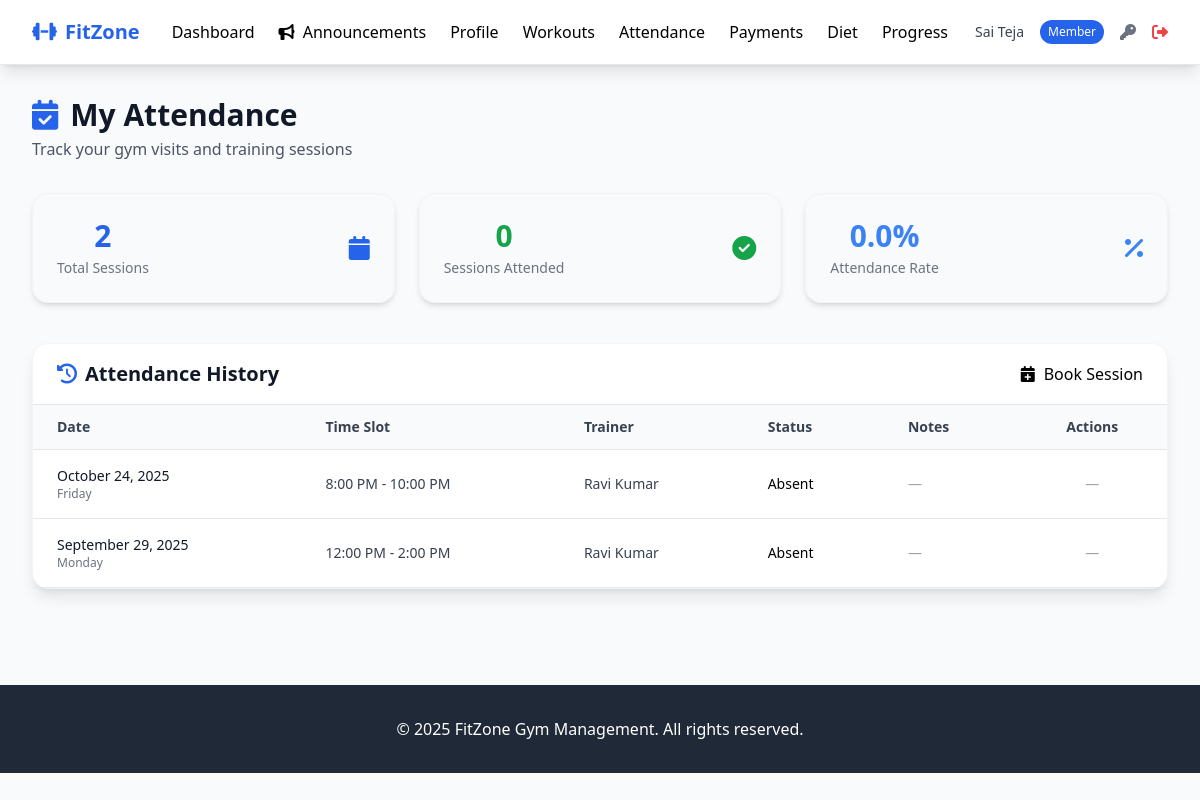
/member/attendance (signed in), run on an earlier commit of the app's database.
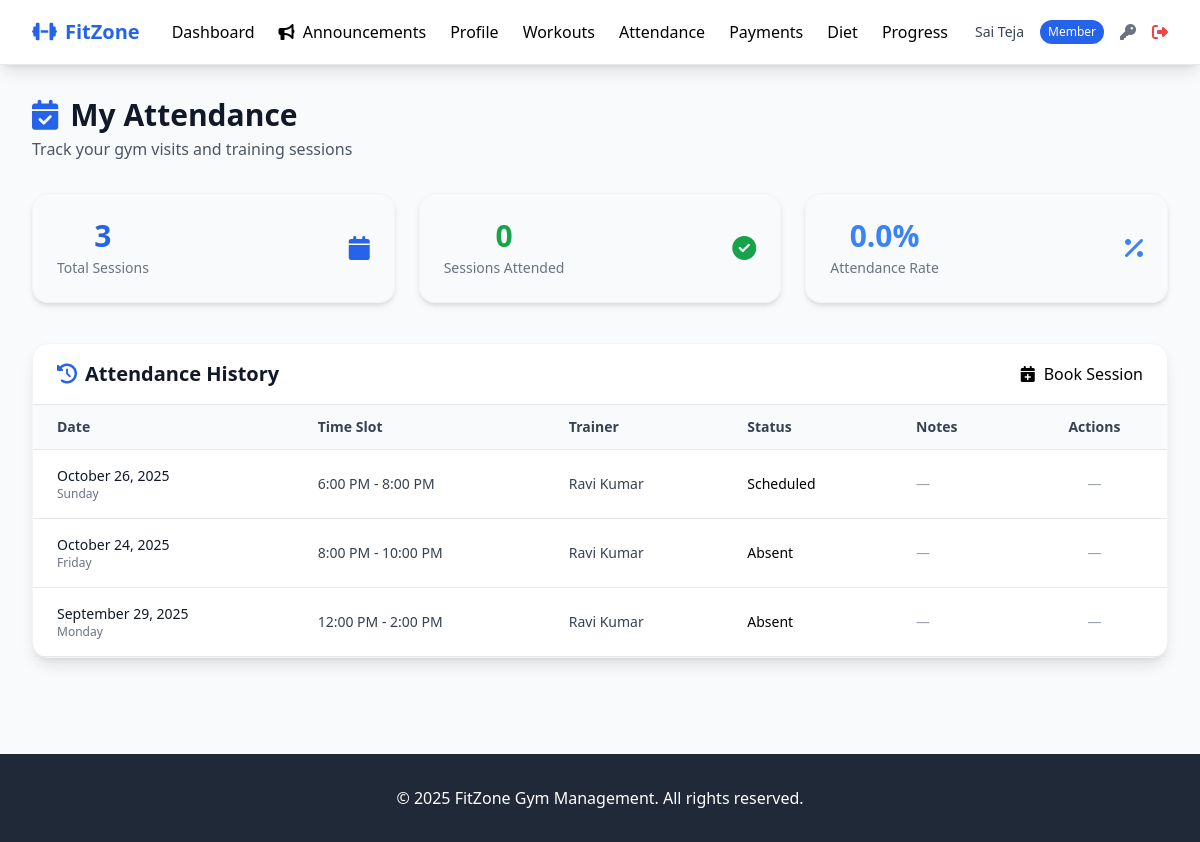
And on a later commit of the database.
### tables this page shows
CREATE TABLE users (
            id INTEGER PRIMARY KEY AUTOINCREMENT,
            username TEXT UNIQUE NOT NULL,
            email TEXT UNIQUE NOT NULL,
            password_hash TEXT NOT NULL,
            role TEXT NOT NULL CHECK (role IN ('admin', 'member', 'trainer')),
            full_name TEXT NOT NULL,
            phone TEXT,
            is_active BOOLEAN DEFAULT 1,
            created_at TIMESTAMP DEFAULT CURRENT_TIMESTAMP,
            updated_at TIMESTAMP DEFAULT CURRENT_TIMESTAMP
        , reset_token TEXT, reset_token_expires TEXT);

CREATE TABLE attendance (
            id INTEGER PRIMARY KEY AUTOINCREMENT,
            member_id INTEGER NOT NULL,
            trainer_id INTEGER,
            check_in_time TIMESTAMP,
            check_out_time TIMESTAMP,
            date DATE NOT NULL,
            time_slot TEXT,
            workout_type TEXT,
            notes TEXT,
            status TEXT DEFAULT 'scheduled' CHECK (status IN ('present', 'absent', 'late','scheduled')),
            created_at TIMESTAMP DEFAULT CURRENT_TIMESTAMP,
            FOREIGN KEY (member_id) REFERENCES members (id),
            FOREIGN KEY (trainer_id) REFERENCES trainers (id)
        );

### routes/member_routes.py (the view, shortened to what this page needs)
@member_routes_bp.route('/attendance')
@login_required
@member_required
def attendance():
    try:
        user_id = session['user_id']
        member = Member.get_by_user_id(user_id)
        try:
            if hasattr(Attendance, 'auto_mark_absent'):
                Attendance.auto_mark_absent()
        except Exception as ex:
            current_app.logger.warning("Auto-absent operation failed: %s", ex)
        attendance_records = Attendance.get_member_attendance(member.id, limit=30)
        now = datetime.now()
        for record in attendance_records:
            try:
                if getattr(record, 'status', None) == "scheduled":
                    check_in = getattr(record, 'check_in_time', None)
                    if isinstance(check_in, str):
                        check_in = _parse_datetime(check_in)
                    if check_in and record.date:
                        session_datetime = datetime.combine(record.date, check_in.time())
                        if now > session_datetime:
                            record.status = "absent"
                            record.save()
            except Exception as e:
                current_app.logger.warning("Auto-absent failed for %s: %s", getattr(record, 'id', 'N/A'), e)
        attendance_records = Attendance.get_member_attendance(member.id, limit=30)
        total_sessions = len(attendance_records)
        present_sessions = sum(1 for a in attendance_records if getattr(a, 'status', None) == 'present')
        absent_sessions = sum(1 for a in attendance_records if getattr(a, 'status', None) == 'absent')
        late_sessions = sum(1 for a in attendance_records if getattr(a, 'status', None) == 'late')
        completed = present_sessions + absent_sessions + late_sessions
        attendance_percentage = (present_sessions / completed * 100) if completed > 0 else 0
        return render_template(
            'member/attendance.html',
            attendance_records=attendance_records,
            total_sessions=total_sessions,
            present_sessions=present_sessions,
            absent_sessions=absent_sessions,
            late_sessions=late_sessions,
            attendance_percentage=attendance_percentage,
            today=date.today()
        )
    except Exception as e:
        current_app.logger.exception("Error loading attendance: %s", e)
        flash('Error loading attendance')
        return redirect(url_for('member.dashboard'))

### templates/member/attendance.html (shortened to what this page needs)
{% extends "base.html" %}
{% block content %}
<div class="max-w-6xl mx-auto">
    <div class="mb-8">
        <h1 class="text-3xl font-bold text-gray-900 flex items-center">
            <i class="fas fa-calendar-check mr-3 text-primary"></i>My Attendance
        </h1>
        <p class="text-gray-600 mt-1">Track your gym visits and training sessions</p>
    </div>
    <div class="grid grid-cols-1 md:grid-cols-3 gap-6 mb-10">
        <div class="card p-6 text-center shadow-md rounded-2xl border border-gray-100">
            <div class="flex justify-between items-center">
                <div>
                    <h3 class="text-3xl font-bold text-primary">{{ total_sessions }}</h3>
                    <p class="text-gray-500 text-sm mt-1">Total Sessions</p>
                </div>
                <i class="fas fa-calendar text-primary text-2xl"></i>
            </div>
        </div>
        <div class="card p-6 text-center shadow-md rounded-2xl border border-gray-100">
            <div class="flex justify-between items-center">
                <div>
                    <h3 class="text-3xl font-bold text-green-600">{{ present_sessions }}</h3>
                    <p class="text-gray-500 text-sm mt-1">Sessions Attended</p>
                </div>
                <i class="fas fa-check-circle text-green-600 text-2xl"></i>
            </div>
        </div>
        <div class="card p-6 text-center shadow-md rounded-2xl border border-gray-100">
            <div class="flex justify-between items-center">
                <div>
                    <h3 class="text-3xl font-bold text-blue-500">{{ "%.1f"|format(attendance_percentage) }}%</h3>
                    <p class="text-gray-500 text-sm mt-1">Attendance Rate</p>
                </div>
                <i class="fas fa-percentage text-blue-500 text-2xl"></i>
            </div>
        </div>
    </div>
    <div class="card shadow-lg rounded-2xl border border-gray-100 bg-white">
        <div class="flex justify-between items-center px-6 py-4 border-b">
            <h2 class="text-xl font-semibold text-gray-900 flex items-center">
                <i class="fas fa-history mr-2 text-primary"></i> Attendance History
            </h2>
            <a href="{{ url_for('member.schedule_session') }}" class="btn btn-primary">
                <i class="fas fa-calendar-plus mr-2"></i>Book Session
            </a>
        </div>
        <div class="overflow-x-auto">
            {% if attendance_records %}
            <table class="min-w-full text-sm text-left border-collapse">
                <thead class="bg-gray-50 border-b text-gray-700">
                    <tr>
                        <th class="px-6 py-3 font-semibold">Date</th>
                        <th class="px-6 py-3 font-semibold">Time Slot</th>
                        <th class="px-6 py-3 font-semibold">Trainer</th>
                        <th class="px-6 py-3 font-semibold">Status</th>
                        <th class="px-6 py-3 font-semibold">Notes</th>
                        <th class="px-6 py-3 font-semibold text-center">Actions</th>
                    </tr>
                </thead>
                <tbody>
                    {% for record in attendance_records %}
                    <tr class="border-b hover:bg-gray-50 transition">
                        <td class="px-6 py-4">
                            <div class="font-medium text-gray-900">{{ record.date|datetimeformat('%B %d, %Y') }}</div>
                            <div class="text-gray-500 text-xs">{{ record.date|datetimeformat('%A') }}</div>
                        </td>
                        <td class="px-6 py-4">
                            {% if record.time_slot %}
                                <span class="text-sm font-medium text-gray-700">{{ record.time_slot }}</span>
                            {% elif record.check_in_time and record.check_out_time %}
                                <span class="text-sm text-gray-600">
                                    {{ record.check_in_time.strftime('%I:%M %p') }} -
                                    {{ record.check_out_time.strftime('%I:%M %p') }}
                                </span>
                            {% elif record.check_in_time %}
                                <span class="text-sm text-gray-600">{{ record.check_in_time.strftime('%I:%M %p') }}</span>
                            {% else %}
                                <span class="text-gray-400 text-sm">Not Set</span>
                            {% endif %}
                        </td>
                        <td class="px-6 py-4 text-gray-700">{{ record.trainer_name or 'N/A' }}</td>
                        <td class="px-6 py-4">
                            <span class="badge badge-{{ 'success' if record.status == 'present' else 'warning' if record.status == 'scheduled' else 'danger' }}">
                                {{ record.status|title }}
                            </span>
                        </td>
                        <td class="px-6 py-4">
                            {% if record.notes %}
                                <span class="text-gray-600 text-sm">{{ record.notes }}</span>
                            {% else %}
                                <span class="text-gray-400 text-sm">—</span>
                            {% endif %}
                        </td>
                        <td class="px-6 py-4 text-center">
                            {% if record.status == 'scheduled' and record.date and record.date >= today %}
                            <form action="{{ url_for('member.reschedule_attendance', attendance_id=record.id) }}" method="post" class="flex justify-center items-center gap-2">
                                <select name="time_slot" required class="form-select text-sm rounded-md border-gray-300 focus:ring-primary focus:border-primary">
                                    <option value="">Choose slot</option>
                                    {% for slot in time_slots or [
                                        "6:00 AM - 8:00 AM", "8:00 AM - 10:00 AM",
                                        "10:00 AM - 12:00 PM", "12:00 PM - 2:00 PM",
                                        "2:00 PM - 4:00 PM", "4:00 PM - 6:00 PM",
                                        "6:00 PM - 8:00 PM", "8:00 PM - 10:00 PM"
                                    ] %}
                                        <option value="{{ slot }}" {% if slot == record.time_slot %}selected{% endif %}>{{ slot }}</option>
                                    {% endfor %}
                                </select>
                                <button type="submit" class="btn btn-sm btn-secondary" onclick="return confirm('Reschedule this session to the selected slot?');">
                                    <i class="fas fa-edit mr-1"></i>Update
                                </button>
                            </form>
                            {% else %}
                                <span class="text-gray-400 text-sm">—</span>
                            {% endif %}
                        </td>
                    </tr>
                    {% endfor %}
                </tbody>
            </table>
            {% endif %}
        </div>
    </div>
</div>
{% endblock %}

### templates/base.html (shortened to what this page needs)
<!DOCTYPE html>
<html lang="en">
<head>
    <script src="https://cdn.tailwindcss.com"></script>
    <link href="https://cdnjs.cloudflare.com/ajax/libs/font-awesome/6.4.0/css/all.min.css" rel="stylesheet">
</head>
<body class="bg-gray-50 min-h-screen">
    {% if session.user_id %}
    <nav class="bg-white shadow-lg border-b border-gray-200">
        <div class="max-w-7xl mx-auto px-4 sm:px-6 lg:px-8">
            <div class="flex justify-between h-16">
                <div class="flex items-center space-x-8">
                    <div class="flex-shrink-0">
                        <h1 class="text-xl font-bold text-primary">
                            <i class="fas fa-dumbbell mr-2"></i>FitZone
                        </h1>
                    </div>
                    <div class="hidden md:flex space-x-6">
    {% if session.role == 'admin' %}
        <a href="{{ url_for('admin.dashboard') }}" class="nav-link">Dashboard</a>
        <a href="{{ url_for('admin.announcements') }}" class="nav-link">
            <i class="fas fa-bullhorn mr-1"></i> Announcements
        </a>
        <a href="{{ url_for('admin.members') }}" class="nav-link">Members</a>
        <a href="{{ url_for('admin.trainers') }}" class="nav-link">Trainers</a>
        <a href="{{ url_for('admin.membership_plans') }}" class="nav-link">Plans</a>
        <a href="{{ url_for('admin.payments') }}" class="nav-link">Payments</a>
        <a href="{{ url_for('admin.equipment_list') }}" class="nav-link">Equipment</a>
        <a href="{{ url_for('admin.reports') }}" class="nav-link">Reports</a>
    {% elif session.role == 'member' %}
        <a href="{{ url_for('member.dashboard') }}" class="nav-link">Dashboard</a>
        <a href="{{ url_for('member.announcements') }}" class="nav-link">
            <i class="fas fa-bullhorn mr-1"></i> Announcements
        </a>
        <a href="{{ url_for('member.profile') }}" class="nav-link">Profile</a>
        <a href="{{ url_for('member.workouts') }}" class="nav-link">Workouts</a>
        <a href="{{ url_for('member.attendance') }}" class="nav-link">Attendance</a>
        <a href="{{ url_for('member.payments') }}" class="nav-link">Payments</a>
        <a href="{{ url_for('member.diet') }}" class="nav-link">Diet</a>
        <a href="{{ url_for('member.progress') }}" class="nav-link">Progress</a>
    {% endif %}
</div>
                </div>
                <div class="flex items-center space-x-4">
                    <span class="text-sm text-gray-700">{{ session.full_name }}</span>
                    <span class="px-2 py-1 text-xs bg-primary text-white rounded-full">{{ session.role|title }}</span>
                    <a href="{{ url_for('auth.change_password_form') }}" class="text-gray-500 hover:text-gray-700">
                        <i class="fas fa-key"></i>
                    </a>
                    <a href="{{ url_for('auth.logout') }}" class="text-red-500 hover:text-red-700">
                        <i class="fas fa-sign-out-alt"></i>
                    </a>
                </div>
            </div>
        </div>
    </nav>
    {% endif %}
    <main class="max-w-7xl mx-auto px-4 sm:px-6 lg:px-8 py-8">
        {% block content %}{% endblock %}
    </main>
    <footer class="bg-gray-800 text-white mt-16">
        <div class="max-w-7xl mx-auto px-4 sm:px-6 lg:px-8 py-8">
            <div class="text-center">
                <p>&copy; {{ date.today().year }} FitZone Gym Management. All rights reserved.</p>
            </div>
        </div>
    </footer>
</body>
</html>

What changed in the data, as far as the page shows it:
added attendance: date "October 26, 2025", date "Sunday", time_slot "6:00 PM - 8:00 PM", full_name "Ravi Kumar", status "Scheduled"
Also different on the page:
{{ total_sessions }}: "2" → "3"
